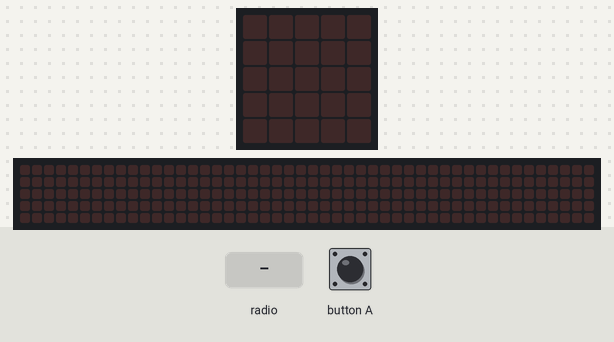
Simulated run of this program. Board: BBC micro:bit (MakeCode). Parts: the board's 5×5 LED display, a strip that is not on the board, showing the scrolling text unrolled. The inputs (shaded band) are chosen by the test bench. No radio messages arrive unless stated (any console line starting 'radio sent:' is added by the test bench); the 48×5 strip is a reading aid, not a part: it shows the text the display is scrolling, unrolled, one strip-width of it at a time; what the program prints to the serial console is not drawn.

Above: at 1.2 s.
1.3 s: radio message "Micro Chat!" arrives
At 1.37 s:
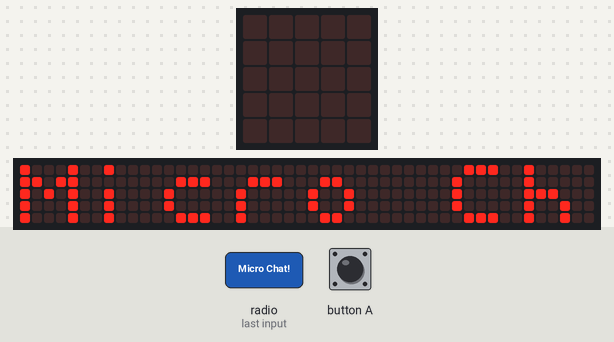
At 1.82 s:
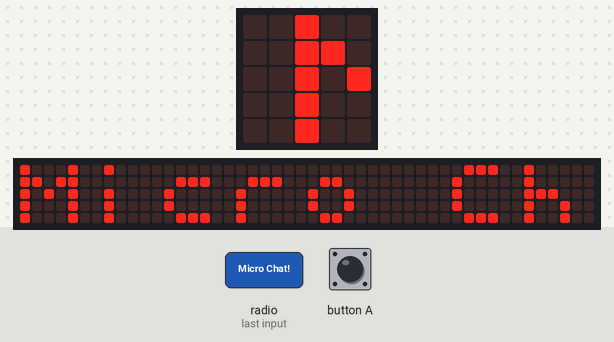
4.3 s: button A pressed for 0.15 s
Timing chart, 0 to 7.3 s (numbered marks = the images above; inputs shaded):
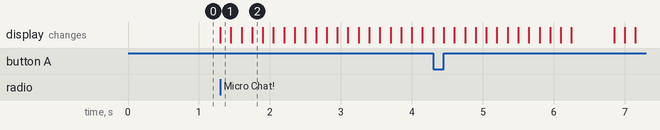

Measured:
- after the input at 1.3 s, the display: changes at once (image 1)

The program:

main.ts
```typescript
radio.setGroup(1);

function onButtonAPressed() {
    radio.sendString("Micro Chat!");
}

function onReceivedString(receivedString: string) {
    basic.showString(receivedString);
}

input.onButtonPressed(Button.A, onButtonAPressed);
radio.onReceivedString(onReceivedString);
```
